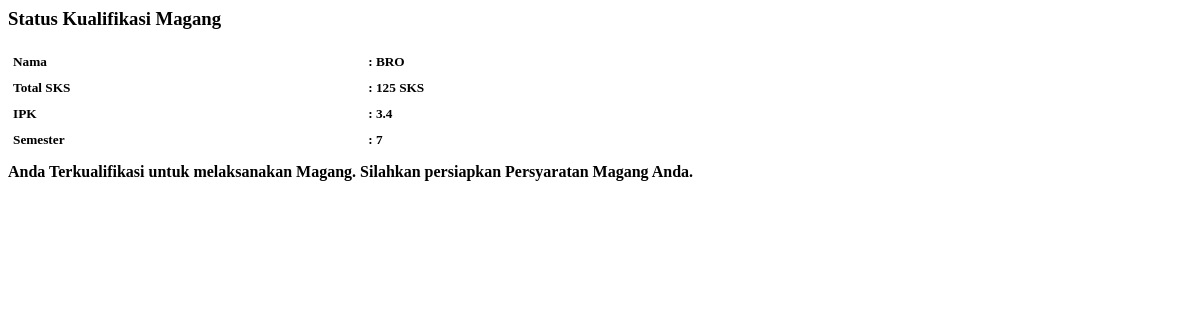
Screenshot of /mhs/reqs/status.php (signed in) with the database file from the repository.
### tables this page shows
CREATE TABLE `mahasiswa` (
  `nim` varchar(20) NOT NULL,
  `nama` varchar(255) NOT NULL,
  `tempat_lahir` varchar(100) NOT NULL,
  `tanggal_lahir` date NOT NULL,
  `fakultas` varchar(70) NOT NULL,
  `prodi` varchar(70) NOT NULL,
  `jenis_kelamin` tinyint(4) NOT NULL,
  `telp` varchar(12) NOT NULL,
  `sks` int(3) NOT NULL,
  `ipk` double NOT NULL,
  `semester` tinyint(4) NOT NULL,
  `nip_pembimbing` varchar(20) NOT NULL,
  `tempat_magang` varchar(100) DEFAULT NULL
);

### core/Database.php (called while the page is built, shortened)
<?php
	class Database
	{
		function __construct()
		{
		    $this->host = 'localhost';
		    $this->user = 'root';
		    $this->pass = '';
		    $this->db 	= 'magang';
		    $this->conn = new mysqli($this->host, $this->user, $this->pass, $this->db);
		}
	}
 ?>

### core/Mahasiswa.php (called while the page is built, shortened)
<?php
	require_once 'Database.php';
	class Mahasiswa extends Database
	{
		function __construct()
		{
			$nim = $_SESSION['username'];
			$query 	= "SELECT dosen.nama AS nama_pembimbing, mahasiswa.* FROM mahasiswa JOIN dosen WHERE dosen.nip = mahasiswa.nip_pembimbing AND mahasiswa.nim = '$nim'";
			$result = $this->conn->query($query);
			while($row = $result->fetch_object())
			{
				$this->nama 			= $row->nama;
				$this->sks 				= $row->sks;
				$this->ipk 				= $row->ipk;
				$this->semester 		= $row->semester;
			}
		}
	}
	$mahasiswa = new Mahasiswa();
 ?>

### mhs/reqs/status.php (the view, shortened to what this page needs)
<div class="col-md-12">
  <h3 class="status-head">Status Kualifikasi Magang</h3><?php require_once '../../core/Mahasiswa.php'; ?>
  <h5 class="data-type">Nama</h5><h5 class="data-content"> : <?= $mahasiswa->nama ?></h5>
  <h5 class="data-type">Total SKS</h5><h5 class="data-content"> : <?= $mahasiswa->sks ?> SKS</h5>
  <h5 class="data-type">IPK</h5><h5 class="data-content"> : <?= $mahasiswa->ipk ?></h5>
  <h5 class="data-type">Semester</h5><h5 class="data-content"> : <?= $mahasiswa->semester ?></h5>
  <?php if($mahasiswa->sks >= 120) : ?>
  <div class="alert alert-success data-status">Anda Terkualifikasi untuk melaksanakan Magang. Silahkan persiapkan Persyaratan Magang Anda.
  </div>
  <?php else : ?>
  <div class="alert alert-danger data-status">Anda Belum Terkualifikasi untuk melaksanakan Magang, karena SKS anda belum mencukupi. Silahkan periksa syarat dan ketentuan magang.
  </div>
  <?php endif; ?>
</div>

### mhs/reqs/status.php (style rules this page uses)
.status-head { font-weight:bold; }
.data-type { width:30%; float:left; box-sizing:border-box; padding:5px; border-bottom:2px; margin:0; }
.data-content { font-weight: bold; width:70%; float:left; margin:0; box-sizing:border-box; padding:5px; text-transform: uppercase; }
.data-status { float:left; box-sizing:border-box; width:100%; font-weight:bold; margin-top:10px; }

### rows the page displays
mahasiswa: nama "BRO", sks "125", ipk "3.4", semester "7"
